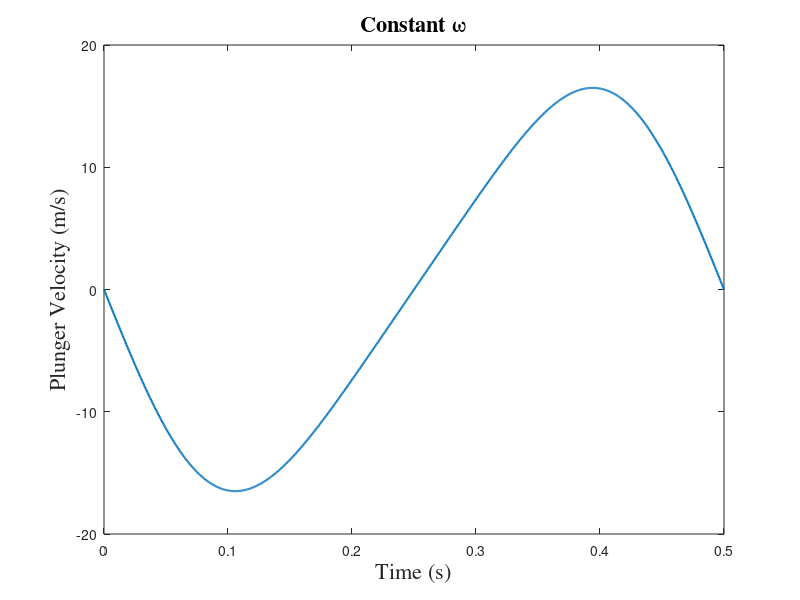
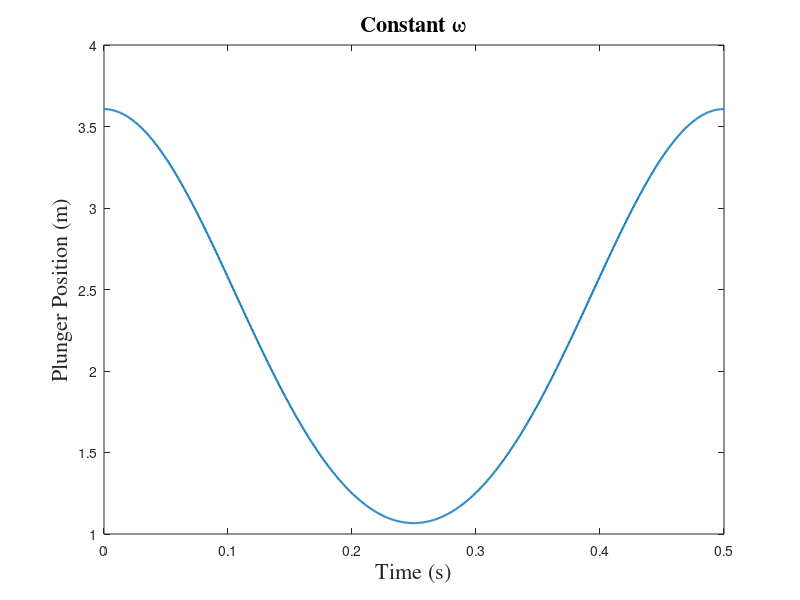

Reproduce these figures in MATLAB, in order. (Note: this script raises an error after producing the figures.)
% Code to analyze cam rotation and resulting plunger stroke

clear all
close all
clc


%%%% Define physical cam parameters
dcam = 0.5*2.54;     %Crank radius cm
lcam = 1.92*2.54;    %Crank second arm length cm

%%%% Angular position/velocity for constant rotational freq
n = 1000;
freq = 2;                       %Drive shaft rot frequency (Hz)
theta = linspace(0,2*pi,n);     %Angular position of drive shaft/cam
time = linspace(0,1/freq,n);    %Time vector
dt = mean(diff(time));
t_interp = time(1:(n-1))+dt/2;
thetadotmid = diff(theta)./diff(time);
thetadot = interp1(t_interp,thetadotmid,time,'linear','extrap');


%%%% Calculate plunger velocity from angular position/velocity
denom = (lcam^2-dcam^2*sin(theta).^2).^(1/2);
num = dcam*sin(theta).*cos(theta);
Hdot = -dcam*thetadot.*(sin(theta) + num./denom);
for ii=1:n
    H(ii) = sum(Hdot(1:ii))*dt;
end
H = H+lcam-dcam;


figure(1)
plot(time,Hdot,'linewidth',1.5)
xlabel('Time (s)','fontname','times','fontsize',16)
ylabel('Plunger Velocity (m/s)','fontname','times','fontsize',16)
title('Constant \omega','fontname','times','fontsize',16)

figure(2)
plot(time,H,'linewidth',1.5)
xlabel('Time (s)','fontname','times','fontsize',16)
ylabel('Plunger Position (m)','fontname','times','fontsize',16)
title('Constant \omega','fontname','times','fontsize',16)


%%%% Work backwards from desired plunger velocity profile, generate trapezoidal (impulsive) velocity program
tf = 1/(2*freq);
t1 = 1/(12*freq);
t2 = 5/(12*freq);
[~,ind1] = min(abs(time-t1));
[~,ind2] = min(abs(time-t2));
[~,indf] = min(abs(time-tf));

Hdotc = 24/5*dcam*freq;             %Constant plunger velocity 
Hd1 = Hdotc*time(1:ind1)/t1;
Hd2 = Hdotc*ones(1,ind2-ind1);
Hd3 = Hdotc*(time(indf)-time(ind2+1:indf))/t1;
HM = [time',[-Hd1,-Hd2,-Hd3,Hd1(2:end),Hdotc,Hd2,Hd3]'];
params = [lcam,dcam];

theta0 = 0.01; %pi;
% [tout,ThetaSim] = ode45(@CrankFunc,[0,time],theta0,[],params,HM);
[tout,ThetaSim] = ode45(@CrankFunc,time,theta0,[],params,HM);
tint2 = (tout(1:end-1)+tout(2:end))/2;
thetadotsim = diff(ThetaSim)./diff(tout);
Thetadotsim = interp1(tint2,thetadotsim,tout,'linear','extrap');%anglular velocity of crank
thetadot2sim = diff(Thetadotsim)./diff(tout);
Thetadot2sim = interp1(tint2,thetadot2sim,tout,'linear','extrap'); %angular acceleration of crank

% denom = (lcam^2-dcam^2*sin(ThetaSim).^2).^(1/2);
% num = dcam*sin(ThetaSim).*cos(ThetaSim);
% HdotCheck = -dcam*Thetadotsim.*(sin(ThetaSim) + num./denom);


%%%% Create non-dim time vector and other properly sized vectors for upload to arduino
na = 200;
tint3 = linspace(0,tout(end),na);
pprog = interp1(tout,ThetaSim,tint3);
vprog0 = interp1(tout,Thetadotsim,tint3);
% aprog0 = interp1(tout,Thetadot2sim,tint3);
fcut = 0.2;              %Cutoff at half the sampling rate
[Bb,Ba] = butter(1,fcut);
vprog = filter(Bb,Ba,vprog0);
% aprog = filter(Bb,Ba,aprog0);
aprog0 = diff(vprog)./diff(tint3);
aprog = interp1((tint3(1:end-1)+tint3(2:end))/2,aprog0,tint3);

denom = (lcam^2-dcam^2*sin(pprog).^2).^(1/2);
num = dcam*sin(pprog).*cos(pprog);
HdotCheck = -dcam*vprog.*(sin(pprog) + num./denom);

figure(3)
plot(tout,ThetaSim/pi,'linewidth',1.5)
xlabel('Time (s)','fontname','times','fontsize',16)
ylabel('Crankshaft Angular Position (rad/\pi)','fontname','times','fontsize',16)
title('Impulsive Program','fontname','times','fontsize',16)

figure(4)
plot(tout,Thetadotsim,'linewidth',1.5)
hold on
plot(tint3,vprog,'o')
xlabel('Time (s)','fontname','times','fontsize',16)
ylabel('Crankshaft Angular Velocity \omega (rad/s)','fontname','times','fontsize',16)
title('Impulsive Program','fontname','times','fontsize',16)

figure(5)
plot(tint3,HdotCheck,'linewidth',1.5)
xlabel('Time (s)','fontname','times','fontsize',16)
ylabel('Plunger Velocity (m/s)','fontname','times','fontsize',16)
title('Impulsive Program','fontname','times','fontsize',16)

figure(6)
plot(tout,Thetadot2sim,'linewidth',1.5)
hold on
plot(tint3,aprog,'o')
xlabel('Time (s)','fontname','times','fontsize',16)
ylabel('Crankshaft Angular Acceleration (rad/s)','fontname','times','fontsize',16)
title('Impulsive Program','fontname','times','fontsize',16)
set(gca,'ylim',[-1000,1000])


%%%% For writing .txt file to SD card for Dodisicus
timeND = linspace(0,1000,na);
pprogND = pprog*1000/(2*pi);        %Position at each non-dim time, (units are 1/1000th of a rotation)
vprogND = vprog*1000/(2*pi*freq);   
aprogND = aprog*1000/(2*pi*freq^2);
% FName = 'F:\VelProg.txt';
FName = 'VelProg.txt';
C = [timeND;pprogND;vprogND;aprogND];
C = int16(C)
csvwrite(FName,C)


